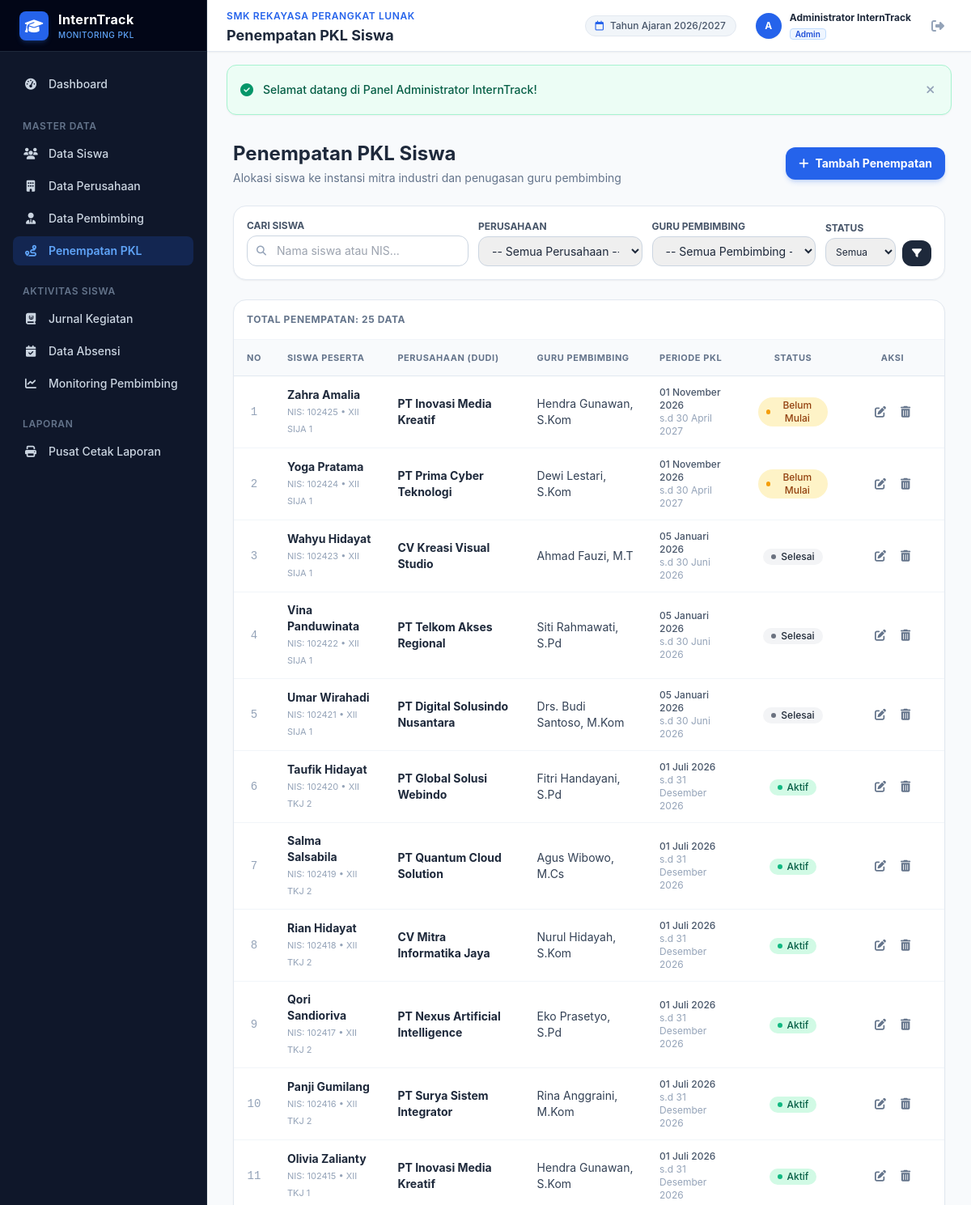
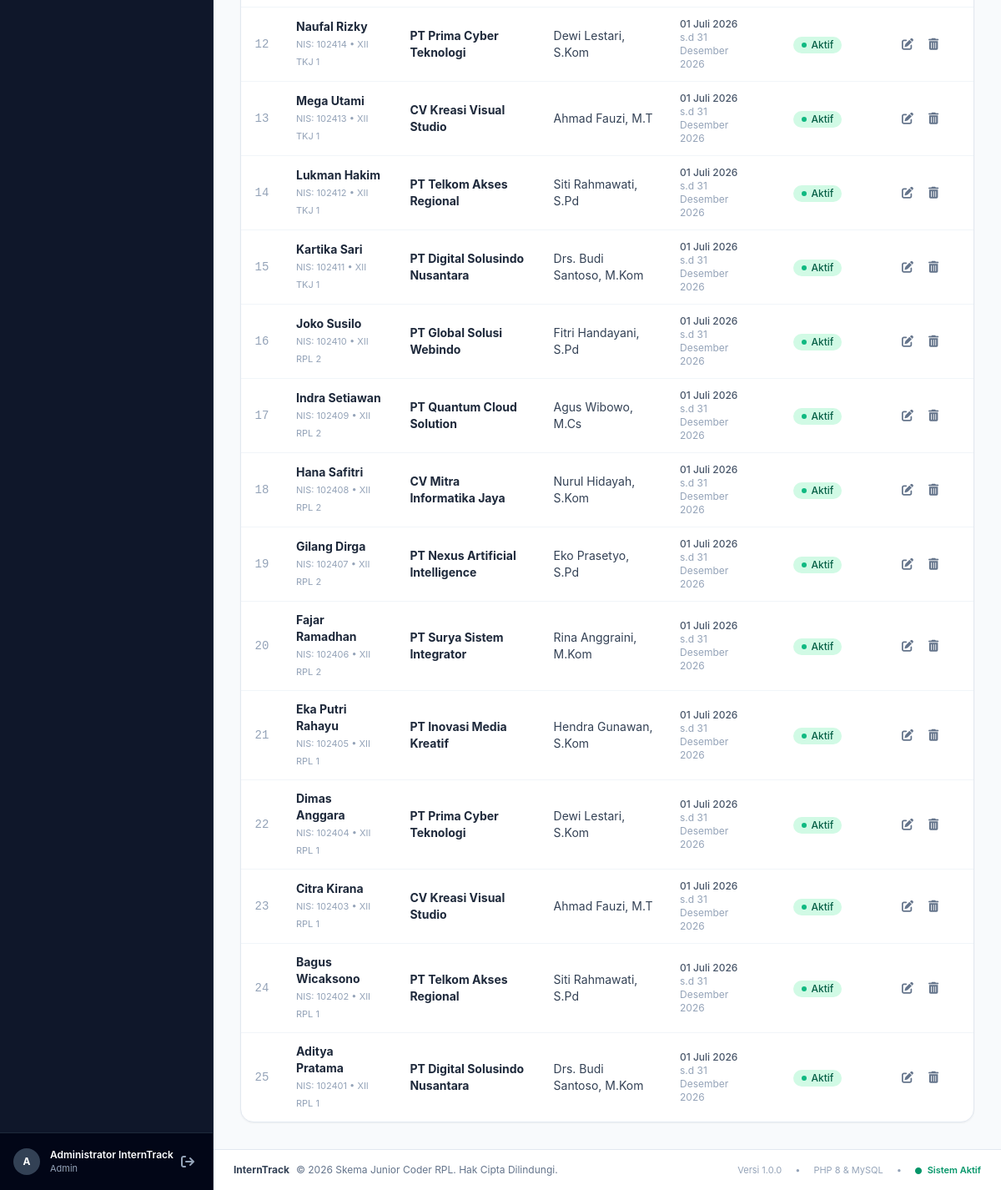
Page /admin/penempatan/index.php (signed in) on the committed database (2 pictures, top to bottom).
### tables this page shows
CREATE TABLE `penempatan` (
  `id` int(11) NOT NULL AUTO_INCREMENT,
  `siswa_id` int(11) NOT NULL,
  `perusahaan_id` int(11) NOT NULL,
  `pembimbing_id` int(11) NOT NULL,
  `tanggal_mulai` date NOT NULL,
  `tanggal_selesai` date NOT NULL,
  `status` enum('Belum Mulai','Aktif','Selesai') NOT NULL DEFAULT 'Aktif',
  `created_at` timestamp NOT NULL DEFAULT current_timestamp(),
  PRIMARY KEY (`id`),
  KEY `fk_penempatan_siswa` (`siswa_id`),
  KEY `fk_penempatan_perusahaan` (`perusahaan_id`),
  KEY `fk_penempatan_pembimbing` (`pembimbing_id`),
  CONSTRAINT `fk_penempatan_pembimbing` FOREIGN KEY (`pembimbing_id`) REFERENCES `pembimbing` (`id`) ON DELETE CASCADE,
  CONSTRAINT `fk_penempatan_perusahaan` FOREIGN KEY (`perusahaan_id`) REFERENCES `perusahaan` (`id`) ON DELETE CASCADE,
  CONSTRAINT `fk_penempatan_siswa` FOREIGN KEY (`siswa_id`) REFERENCES `siswa` (`id`) ON DELETE CASCADE
);

CREATE TABLE `siswa` (
  `id` int(11) NOT NULL AUTO_INCREMENT,
  `user_id` int(11) DEFAULT NULL,
  `nis` varchar(20) NOT NULL,
  `nama` varchar(100) NOT NULL,
  `kelas` varchar(30) NOT NULL,
  `jurusan` varchar(60) NOT NULL,
  `no_hp` varchar(25) NOT NULL,
  `alamat` text DEFAULT NULL,
  `created_at` timestamp NOT NULL DEFAULT current_timestamp(),
  PRIMARY KEY (`id`),
  UNIQUE KEY `nis` (`nis`),
  KEY `fk_siswa_user` (`user_id`),
  CONSTRAINT `fk_siswa_user` FOREIGN KEY (`user_id`) REFERENCES `users` (`id`) ON DELETE SET NULL
);

CREATE TABLE `perusahaan` (
  `id` int(11) NOT NULL AUTO_INCREMENT,
  `nama_perusahaan` varchar(120) NOT NULL,
  `bidang_usaha` varchar(100) NOT NULL,
  `alamat` text NOT NULL,
  `kontak` varchar(50) NOT NULL,
  `email` varchar(100) DEFAULT NULL,
  `penanggung_jawab` varchar(100) DEFAULT NULL,
  `created_at` timestamp NOT NULL DEFAULT current_timestamp(),
  PRIMARY KEY (`id`)
);

CREATE TABLE `pembimbing` (
  `id` int(11) NOT NULL AUTO_INCREMENT,
  `user_id` int(11) DEFAULT NULL,
  `nip` varchar(30) NOT NULL,
  `nama` varchar(100) NOT NULL,
  `no_hp` varchar(25) NOT NULL,
  `email` varchar(100) DEFAULT NULL,
  `created_at` timestamp NOT NULL DEFAULT current_timestamp(),
  PRIMARY KEY (`id`),
  UNIQUE KEY `nip` (`nip`),
  KEY `fk_pembimbing_user` (`user_id`),
  CONSTRAINT `fk_pembimbing_user` FOREIGN KEY (`user_id`) REFERENCES `users` (`id`) ON DELETE SET NULL
);

### admin/penempatan/index.php (the view, shortened to what this page needs)
<?php
require_once __DIR__ . '/../../config/database.php';
require_once __DIR__ . '/../../config/helper.php';
$search = clean_input($_GET['search'] ?? '');
$sql = "
    SELECT
        pen.*,
        s.nama as nama_siswa, s.nis, s.kelas, s.jurusan,
        p.nama_perusahaan,
        pem.nama as nama_pembimbing
    FROM penempatan pen
    JOIN siswa s ON s.id = pen.siswa_id
    JOIN perusahaan p ON p.id = pen.perusahaan_id
    JOIN pembimbing pem ON pem.id = pen.pembimbing_id
    WHERE 1=1
";
$params = [];
$sql .= " ORDER BY pen.id DESC";
$stmt = $pdo->prepare($sql);
$stmt->execute($params);
$penempatan_list = $stmt->fetchAll();
require_once __DIR__ . '/../../includes/header.php';
?>
<div class="flex h-screen overflow-hidden">
    <?php require_once __DIR__ . '/../../includes/sidebar.php'; ?>
    <div class="flex-1 flex flex-col overflow-y-auto">
        <?php require_once __DIR__ . '/../../includes/navbar.php'; ?>
        <main class="p-4 sm:p-6 lg:p-8 space-y-6">
            <div class="flex flex-col sm:flex-row sm:items-center justify-between gap-4">
                <div>
                    <h2 class="text-xl sm:text-2xl font-bold text-slate-800">Penempatan PKL Siswa</h2>
                    <p class="text-xs sm:text-sm text-slate-500 mt-1">Alokasi siswa ke instansi mitra industri dan penugasan guru pembimbing</p>
                </div>
                <div class="flex items-center gap-3">
                    <a href="<?= base_url('admin/penempatan/tambah.php') ?>" class="px-4 py-2.5 bg-blue-600 hover:bg-blue-700 text-white rounded-xl text-xs sm:text-sm font-bold shadow-md shadow-blue-600/20 transition-all flex items-center gap-2">
                        <i class="fa-solid fa-plus"></i>
                        <span>Tambah Penempatan</span>
                    </a>
                </div>
            </div>
            <div class="bg-white p-4 rounded-2xl border border-slate-200 shadow-sm">
                <form action="<?= base_url('admin/penempatan/index.php') ?>" method="GET" class="grid grid-cols-1 sm:grid-cols-12 gap-3 items-end">
                    <div class="sm:col-span-4">
                        <label for="search" class="block text-xs font-bold text-slate-600 uppercase mb-1">Cari Siswa</label>
                        <div class="relative">
                            <span class="absolute inset-y-0 left-0 flex items-center pl-3 text-slate-400">
                                <i class="fa-solid fa-magnifying-glass text-xs"></i>
                            </span>
                            <input type="text" name="search" id="search" value="<?= htmlspecialchars($search) ?>" placeholder="Nama siswa atau NIS..."
                                   class="w-full pl-9 pr-3 py-2 border border-slate-300 rounded-xl text-xs sm:text-sm focus:outline-none focus:ring-2 focus:ring-blue-500">
                        </div>
                    </div>
                    <div class="sm:col-span-3">
                        <label for="perusahaan" class="block text-xs font-bold text-slate-600 uppercase mb-1">Perusahaan</label>
                        <select name="perusahaan" id="perusahaan" class="w-full py-2 px-3 border border-slate-300 rounded-xl text-xs sm:text-sm focus:outline-none focus:ring-2 focus:ring-blue-500">
                            <option value="">-- Semua Perusahaan --</option>
                        </select>
                    </div>
                    <div class="sm:col-span-3">
                        <label for="pembimbing" class="block text-xs font-bold text-slate-600 uppercase mb-1">Guru Pembimbing</label>
                        <select name="pembimbing" id="pembimbing" class="w-full py-2 px-3 border border-slate-300 rounded-xl text-xs sm:text-sm focus:outline-none focus:ring-2 focus:ring-blue-500">
                            <option value="">-- Semua Pembimbing --</option>
                        </select>
                    </div>
                    <div class="sm:col-span-2 flex gap-2">
                        <div class="flex-1">
                            <label for="status" class="block text-xs font-bold text-slate-600 uppercase mb-1">Status</label>
                            <select name="status" id="status" class="w-full py-2 px-2 border border-slate-300 rounded-xl text-xs focus:outline-none focus:ring-2 focus:ring-blue-500">
                                <option value="">Semua</option>
                            </select>
                        </div>
                        <button type="submit" class="py-2 px-3 self-end bg-slate-800 hover:bg-slate-900 text-white rounded-xl text-xs font-bold transition-colors">
                            <i class="fa-solid fa-filter"></i>
                        </button>
                    </div>
                </form>
            </div>
            <div class="bg-white rounded-2xl border border-slate-200 shadow-sm overflow-hidden">
                <div class="p-4 border-b border-slate-100 flex items-center justify-between">
                    <span class="text-xs font-bold text-slate-500 uppercase tracking-wider">Total Penempatan: <?= count($penempatan_list) ?> Data</span>
                </div>
                <div class="overflow-x-auto">
                    <table class="w-full text-left text-xs sm:text-sm">
                        <thead class="bg-slate-50 text-slate-500 uppercase text-[11px] tracking-wider border-b border-slate-200">
                            <tr>
                                <th class="py-3 px-4 text-center w-12">No</th>
                                <th class="py-3 px-4">Siswa Peserta</th>
                                <th class="py-3 px-4">Perusahaan (DUDI)</th>
                                <th class="py-3 px-4">Guru Pembimbing</th>
                                <th class="py-3 px-4">Periode PKL</th>
                                <th class="py-3 px-4 text-center">Status</th>
                                <th class="py-3 px-4 text-center w-32">Aksi</th>
                            </tr>
                        </thead>
                        <tbody class="divide-y divide-slate-100">
                            <?php if (empty($penempatan_list)): ?>
                                <tr>
                                    <td colspan="7" class="py-8 text-center text-slate-400 text-xs">
                                        Tidak ada data penempatan yang sesuai filter.
                                    </td>
                                </tr>
                            <?php else: ?>
                                <?php foreach ($penempatan_list as $index => $row): ?>
                                    <tr class="hover:bg-slate-50 transition-colors">
                                        <td class="py-3 px-4 text-center text-slate-400 font-mono"><?= $index + 1 ?></td>
                                        <td class="py-3 px-4">
                                            <a href="<?= base_url('admin/siswa/detail.php?id=' . $row['siswa_id']) ?>" class="font-bold text-slate-800 hover:text-blue-600 block">
                                                <?= htmlspecialchars($row['nama_siswa']) ?>
                                            </a>
                                            <span class="text-[11px] text-slate-400">NIS: <?= htmlspecialchars($row['nis']) ?> • <?= htmlspecialchars($row['kelas']) ?></span>
                                        </td>
                                        <td class="py-3 px-4 font-bold text-slate-800">
                                            <?= htmlspecialchars($row['nama_perusahaan']) ?>
                                        </td>
                                        <td class="py-3 px-4 text-slate-700">
                                            <?= htmlspecialchars($row['nama_pembimbing']) ?>
                                        </td>
                                        <td class="py-3 px-4 text-slate-600 text-xs">
                                            <span class="block font-medium"><?= format_tanggal_id($row['tanggal_mulai']) ?></span>
                                            <span class="text-slate-400">s.d <?= format_tanggal_id($row['tanggal_selesai']) ?></span>
                                        </td>
                                        <td class="py-3 px-4 text-center">
                                            <?= badgeStatusPenempatan($row['status']) ?>
                                        </td>
                                        <td class="py-3 px-4 text-center">
                                            <div class="flex items-center justify-center gap-1.5">
                                                <a href="<?= base_url('admin/penempatan/edit.php?id=' . $row['id']) ?>" title="Edit Status / Data" class="p-1.5 text-slate-500 hover:text-amber-600 hover:bg-amber-50 rounded-lg">
                                                    <i class="fa-solid fa-pen-to-square"></i>
                                                </a>
                                                <button type="button" onclick="confirmAction('Hapus penempatan ini?', '<?= base_url('admin/penempatan/hapus.php?id=' . $row['id']) ?>')" title="Hapus" class="p-1.5 text-slate-500 hover:text-rose-600 hover:bg-rose-50 rounded-lg">
                                                    <i class="fa-solid fa-trash-can"></i>
                                                </button>
                                            </div>
                                        </td>
                                    </tr>
                                <?php endforeach; ?>
                            <?php endif; ?>
                        </tbody>
                    </table>
                </div>
            </div>
        </main>
        <?php require_once __DIR__ . '/../../includes/footer.php'; ?>

### config/helper.php (shortened to what this page needs)
<?php
function base_url($path = '') {
    $protocol = (!empty($_SERVER['HTTPS']) && $_SERVER['HTTPS'] !== 'off' || (isset($_SERVER['SERVER_PORT']) && $_SERVER['SERVER_PORT'] == 443)) ? "https://" : "http://";
    $host = isset($_SERVER['HTTP_HOST']) ? $_SERVER['HTTP_HOST'] : 'localhost';
    $script_dir = dirname($_SERVER['SCRIPT_NAME']);
    $script_dir = str_replace('\\', '/', $script_dir);
    $pos = stripos($script_dir, '/interntrack');
    if ($pos !== false) {
        $base = substr($script_dir, 0, $pos + 12);
    } else {
        $base = '';
    }
    $clean_path = ltrim($path, '/');
    return rtrim($protocol . $host . $base, '/') . ($clean_path ? '/' . $clean_path : '');
}
function badgeStatusPenempatan($status) {
    switch ($status) {
        case 'Aktif':
            return '<span class="inline-flex items-center px-2.5 py-0.5 rounded-full text-xs font-medium bg-emerald-100 text-emerald-800"><span class="w-1.5 h-1.5 mr-1.5 bg-emerald-500 rounded-full"></span> Aktif</span>';
        case 'Selesai':
            return '<span class="inline-flex items-center px-2.5 py-0.5 rounded-full text-xs font-medium bg-gray-100 text-gray-800"><span class="w-1.5 h-1.5 mr-1.5 bg-gray-500 rounded-full"></span> Selesai</span>';
        case 'Belum Mulai':
        default:
            return '<span class="inline-flex items-center px-2.5 py-0.5 rounded-full text-xs font-medium bg-amber-100 text-amber-800"><span class="w-1.5 h-1.5 mr-1.5 bg-amber-500 rounded-full"></span> Belum Mulai</span>';
    }
}
function clean_input($data) {
    return htmlspecialchars(trim($data ?? ''), ENT_QUOTES, 'UTF-8');
}
function format_tanggal_id($date) {
    $bulan = [
        1 => 'Januari', 'Februari', 'Maret', 'April', 'Mei', 'Juni',
        'Juli', 'Agustus', 'September', 'Oktober', 'November', 'Desember'
    ];
    $timestamp = strtotime($date);
    $d = date('d', $timestamp);
    $m = (int)date('m', $timestamp);
    $y = date('Y', $timestamp);
    return "$d " . ($bulan[$m] ?? '') . " $y";
}

### assets/css/style.css (style rules this page uses)
body { font-family: -apple-system, BlinkMacSystemFont, "Segoe UI", Roboto, "Helvetica Neue", Arial, sans-serif; background-color: #f8fafc; color: #1e293b; }

### rows in the picture
penempatan: siswa.nama "Zahra Amalia", siswa.nis "102425", siswa.kelas "XII SIJA 1", perusahaan.nama_perusahaan "PT Inovasi Media Kreatif", pembimbing.nama "Hendra Gunawan, S.Kom", tanggal_mulai "01 November 2026", tanggal_selesai "30 April 2027", status "Belum Mulai" (drawn)
penempatan: siswa.nama "Yoga Pratama", siswa.nis "102424", siswa.kelas "XII SIJA 1", perusahaan.nama_perusahaan "PT Prima Cyber Teknologi", pembimbing.nama "Dewi Lestari, S.Kom", tanggal_mulai "01 November 2026", tanggal_selesai "30 April 2027", status "Belum Mulai" (drawn)
penempatan: siswa.nama "Wahyu Hidayat", siswa.nis "102423", siswa.kelas "XII SIJA 1", perusahaan.nama_perusahaan "CV Kreasi Visual Studio", pembimbing.nama "Ahmad Fauzi, M.T", tanggal_mulai "05 Januari 2026", tanggal_selesai "30 Juni 2026", status "Selesai" (drawn)
penempatan: siswa.nama "Vina Panduwinata", siswa.nis "102422", siswa.kelas "XII SIJA 1", perusahaan.nama_perusahaan "PT Telkom Akses Regional", pembimbing.nama "Siti Rahmawati, S.Pd", tanggal_mulai "05 Januari 2026", tanggal_selesai "30 Juni 2026", status "Selesai" (drawn)
penempatan: siswa.nama "Umar Wirahadi", siswa.nis "102421", siswa.kelas "XII SIJA 1", perusahaan.nama_perusahaan "PT Digital Solusindo Nusantara", pembimbing.nama "Drs. Budi Santoso, M.Kom", tanggal_mulai "05 Januari 2026", tanggal_selesai "30 Juni 2026", status "Selesai" (drawn)
penempatan: siswa.nama "Taufik Hidayat", siswa.nis "102420", siswa.kelas "XII TKJ 2", perusahaan.nama_perusahaan "PT Global Solusi Webindo", pembimbing.nama "Fitri Handayani, S.Pd", tanggal_mulai "01 Juli 2026", tanggal_selesai "31 Desember 2026", status "Aktif" (drawn)
penempatan: siswa.nama "Salma Salsabila", siswa.nis "102419", siswa.kelas "XII TKJ 2", perusahaan.nama_perusahaan "PT Quantum Cloud Solution", pembimbing.nama "Agus Wibowo, M.Cs", tanggal_mulai "01 Juli 2026", tanggal_selesai "31 Desember 2026", status "Aktif" (drawn)
penempatan: siswa.nama "Rian Hidayat", siswa.nis "102418", siswa.kelas "XII TKJ 2", perusahaan.nama_perusahaan "CV Mitra Informatika Jaya", pembimbing.nama "Nurul Hidayah, S.Kom", tanggal_mulai "01 Juli 2026", tanggal_selesai "31 Desember 2026", status "Aktif" (drawn)
penempatan: siswa.nama "Qori Sandioriva", siswa.nis "102417", siswa.kelas "XII TKJ 2", perusahaan.nama_perusahaan "PT Nexus Artificial Intelligence", pembimbing.nama "Eko Prasetyo, S.Pd", tanggal_mulai "01 Juli 2026", tanggal_selesai "31 Desember 2026", status "Aktif" (drawn)
penempatan: siswa.nama "Panji Gumilang", siswa.nis "102416", siswa.kelas "XII TKJ 2", perusahaan.nama_perusahaan "PT Surya Sistem Integrator", pembimbing.nama "Rina Anggraini, M.Kom", tanggal_mulai "01 Juli 2026", tanggal_selesai "31 Desember 2026", status "Aktif" (drawn)
penempatan: siswa.nama "Olivia Zalianty", siswa.nis "102415", siswa.kelas "XII TKJ 1", perusahaan.nama_perusahaan "PT Inovasi Media Kreatif", pembimbing.nama "Hendra Gunawan, S.Kom", tanggal_mulai "01 Juli 2026", tanggal_selesai "31 Desember 2026", status "Aktif" (drawn)
penempatan: siswa.nama "Naufal Rizky", siswa.nis "102414", siswa.kelas "XII TKJ 1", perusahaan.nama_perusahaan "PT Prima Cyber Teknologi", pembimbing.nama "Dewi Lestari, S.Kom", tanggal_mulai "01 Juli 2026", tanggal_selesai "31 Desember 2026", status "Aktif" (drawn)
penempatan: siswa.nama "Mega Utami", siswa.nis "102413", siswa.kelas "XII TKJ 1", perusahaan.nama_perusahaan "CV Kreasi Visual Studio", pembimbing.nama "Ahmad Fauzi, M.T", tanggal_mulai "01 Juli 2026", tanggal_selesai "31 Desember 2026", status "Aktif" (drawn)
penempatan: siswa.nama "Lukman Hakim", siswa.nis "102412", siswa.kelas "XII TKJ 1", perusahaan.nama_perusahaan "PT Telkom Akses Regional", pembimbing.nama "Siti Rahmawati, S.Pd", tanggal_mulai "01 Juli 2026", tanggal_selesai "31 Desember 2026", status "Aktif" (drawn)
penempatan: siswa.nama "Kartika Sari", siswa.nis "102411", siswa.kelas "XII TKJ 1", perusahaan.nama_perusahaan "PT Digital Solusindo Nusantara", pembimbing.nama "Drs. Budi Santoso, M.Kom", tanggal_mulai "01 Juli 2026", tanggal_selesai "31 Desember 2026", status "Aktif" (drawn)
penempatan: siswa.nama "Joko Susilo", siswa.nis "102410", siswa.kelas "XII RPL 2", perusahaan.nama_perusahaan "PT Global Solusi Webindo", pembimbing.nama "Fitri Handayani, S.Pd", tanggal_mulai "01 Juli 2026", tanggal_selesai "31 Desember 2026", status "Aktif" (drawn)
penempatan: siswa.nama "Indra Setiawan", siswa.nis "102409", siswa.kelas "XII RPL 2", perusahaan.nama_perusahaan "PT Quantum Cloud Solution", pembimbing.nama "Agus Wibowo, M.Cs", tanggal_mulai "01 Juli 2026", tanggal_selesai "31 Desember 2026", status "Aktif" (drawn)
penempatan: siswa.nama "Hana Safitri", siswa.nis "102408", siswa.kelas "XII RPL 2", perusahaan.nama_perusahaan "CV Mitra Informatika Jaya", pembimbing.nama "Nurul Hidayah, S.Kom", tanggal_mulai "01 Juli 2026", tanggal_selesai "31 Desember 2026", status "Aktif" (drawn)
penempatan: siswa.nama "Gilang Dirga", siswa.nis "102407", siswa.kelas "XII RPL 2", perusahaan.nama_perusahaan "PT Nexus Artificial Intelligence", pembimbing.nama "Eko Prasetyo, S.Pd", tanggal_mulai "01 Juli 2026", tanggal_selesai "31 Desember 2026", status "Aktif" (drawn)
penempatan: siswa.nama "Fajar Ramadhan", siswa.nis "102406", siswa.kelas "XII RPL 2", perusahaan.nama_perusahaan "PT Surya Sistem Integrator", pembimbing.nama "Rina Anggraini, M.Kom", tanggal_mulai "01 Juli 2026", tanggal_selesai "31 Desember 2026", status "Aktif" (drawn)
penempatan: siswa.nama "Eka Putri Rahayu", siswa.nis "102405", siswa.kelas "XII RPL 1", perusahaan.nama_perusahaan "PT Inovasi Media Kreatif", pembimbing.nama "Hendra Gunawan, S.Kom", tanggal_mulai "01 Juli 2026", tanggal_selesai "31 Desember 2026", status "Aktif" (drawn)
penempatan: siswa.nama "Dimas Anggara", siswa.nis "102404", siswa.kelas "XII RPL 1", perusahaan.nama_perusahaan "PT Prima Cyber Teknologi", pembimbing.nama "Dewi Lestari, S.Kom", tanggal_mulai "01 Juli 2026", tanggal_selesai "31 Desember 2026", status "Aktif" (drawn)
penempatan: siswa.nama "Citra Kirana", siswa.nis "102403", siswa.kelas "XII RPL 1", perusahaan.nama_perusahaan "CV Kreasi Visual Studio", pembimbing.nama "Ahmad Fauzi, M.T", tanggal_mulai "01 Juli 2026", tanggal_selesai "31 Desember 2026", status "Aktif" (drawn)
penempatan: siswa.nama "Bagus Wicaksono", siswa.nis "102402", siswa.kelas "XII RPL 1", perusahaan.nama_perusahaan "PT Telkom Akses Regional", pembimbing.nama "Siti Rahmawati, S.Pd", tanggal_mulai "01 Juli 2026", tanggal_selesai "31 Desember 2026", status "Aktif" (drawn)
penempatan: siswa.nama "Aditya Pratama", siswa.nis "102401", siswa.kelas "XII RPL 1", perusahaan.nama_perusahaan "PT Digital Solusindo Nusantara", pembimbing.nama "Drs. Budi Santoso, M.Kom", tanggal_mulai "01 Juli 2026", tanggal_selesai "31 Desember 2026", status "Aktif" (drawn)

### other values in the picture
substr($current_user['nama_lengkap'] ?? 'U', 0, 1) "A"
$current_user['nama_lengkap'] "Administrator InternTrack"
$current_user['role'] "Admin"
$page_title "Penempatan PKL Siswa"
$flash['message'] "Selamat datang di Panel Administrator InternTrack!"
count($penempatan_list) "25"
